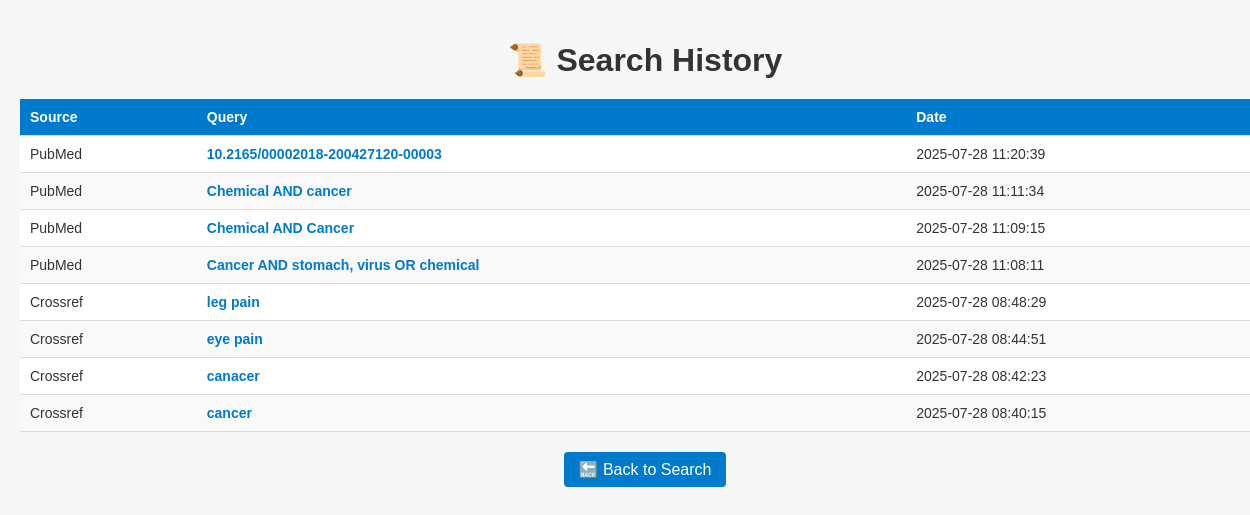
The app's page /history with its own data.
### tables this page shows
CREATE TABLE searches (
        id INTEGER PRIMARY KEY AUTOINCREMENT,
        source TEXT,
        query TEXT,
        filters TEXT,
        timestamp DATETIME DEFAULT CURRENT_TIMESTAMP
    );

### app.py (the view)
@app.route("/history")
def history():
    try:
        history_data = get_archive()
    except Exception as e:
        flash(f"⚠ Could not load history: {str(e)}", "error")
        history_data = []
    return render_template("history.html", history=history_data)

### database/database.py (called while the page is built)
def get_connection():
    conn = sqlite3.connect(DB_PATH, timeout=10)
    conn.execute("PRAGMA journal_mode=WAL;")
    return conn

def get_archive():
    try:
        with get_connection() as conn:
            cursor = conn.cursor()
            cursor.execute("""
                SELECT id, source, query, filters, timestamp
                FROM searches
                ORDER BY timestamp DESC
            """)
            history = cursor.fetchall()
            print(f"[DB] 📜 Retrieved {len(history)} search history entries")
            return history
    except sqlite3.Error as e:
        print(f"[DB] ⚠ Failed to retrieve search history: {e}")
        return []

### templates/history.html (shortened to what this page needs)
<!DOCTYPE html>
<html lang="en">
<head>
    <link rel="stylesheet" href="{{ url_for('static', filename='style.css') }}">
</head>
<body>
    <h1>📜 Search History</h1>
    {% if history %}
        <div style="overflow-x:auto;">
            <table class="history-table">
                <thead>
                    <tr>
                        <th>Source</th>
                        <th>Query</th>
                        <th>Date</th>
                    </tr>
                </thead>
                <tbody>
                    {% for h in history %}
                    <tr>
                        <td>{{ h[1] }}</td>
                        <td>
                            <a class="action-link" href="{{ url_for('history_results', search_id=h[0]) }}">
                                {{ h[2] }}
                            </a>
                        </td>
                        <td>{{ h[4] }}</td>
                    </tr>
                    {% endfor %}
                </tbody>
            </table>
        </div>
    {% else %}
        <p style="text-align:center;">⚠ No search history available.</p>
    {% endif %}
    <div style="text-align:center;">
        <a class="back-link" href="{{ url_for('home') }}">🔙 Back to Search</a>
    </div>
</body>
</html>

### static/css/style.css (style rules this page uses)
html, body { margin: 0; padding: 0; width: 100%; overflow-x: hidden; height: 100%; }
body { font-family: Arial, sans-serif; background: #f9f9f9; color: #333; }

### templates/history.html (style rules this page uses)
body { font-family: Arial, sans-serif; padding: 20px; background: #f7f7f7; margin: 0; }
h1 { text-align: center; margin-bottom: 20px; color: #333; }
.history-table { width: 100%; border-collapse: collapse; background: white; box-shadow: 0 2px 5px rgba(0,0,0,0.1); overflow-x: auto; }
.history-table th, .history-table td { padding: 10px; border-bottom: 1px solid #ddd; text-align: left; font-size: 14px; }
.history-table th { background: #007acc; color: white; position: sticky; top: 0; }
.history-table tr:nth-child(even) { background: #f9f9f9; }
.action-link { text-decoration: none; color: #007acc; font-weight: bold; }
.back-link { display: inline-block; margin-top: 20px; text-decoration: none; background: #007acc; color: white; padding: 8px 15px; border-radius: 4px; }

### records on screen
searches: source "PubMed", query "10.2165/00002018-200427120-00003", timestamp "2025-07-28 11:20:39"
searches: source "PubMed", query "Chemical AND cancer", timestamp "2025-07-28 11:11:34"
searches: source "PubMed", query "Chemical AND Cancer", timestamp "2025-07-28 11:09:15"
searches: source "PubMed", query "Cancer AND stomach, virus OR chemical", timestamp "2025-07-28 11:08:11"
searches: source "Crossref", query "leg pain", timestamp "2025-07-28 08:48:29"
searches: source "Crossref", query "eye pain", timestamp "2025-07-28 08:44:51"
searches: source "Crossref", query "canacer", timestamp "2025-07-28 08:42:23"
searches: source "Crossref", query "cancer", timestamp "2025-07-28 08:40:15"
